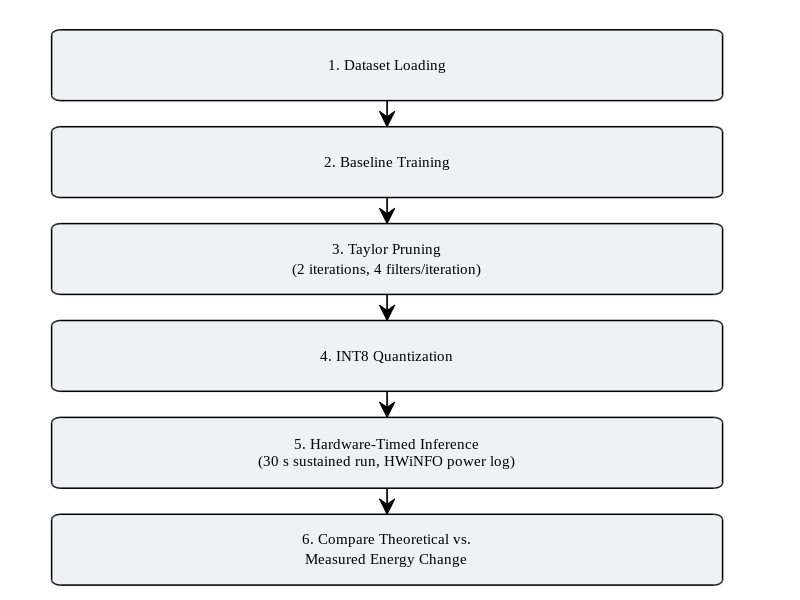

The MATLAB source for this figure:
%% MAKE_FIGURE1_PIPELINE - Vertical flowchart of the experimental pipeline

clear; clc; close all;

steps = {'1. Dataset Loading', '2. Baseline Training', ...
         sprintf('3. Taylor Pruning\n(2 iterations, 4 filters/iteration)'), ...
         '4. INT8 Quantization', ...
         sprintf('5. Hardware-Timed Inference\n(30 s sustained run, HWiNFO power log)'), ...
         sprintf('6. Compare Theoretical vs.\nMeasured Energy Change')};

n = numel(steps);
boxW = 5.2; boxH = 0.95; gapY = 0.35;
figHeight = n*boxH + (n-1)*gapY + 0.6;

f = figure('Units','inches','Position',[1 1 6 figHeight], 'Color','w');
ax = axes('Position',[0 0 1 1]);
axis(ax, [0 boxW+1 0 figHeight]);
axis(ax, 'off'); hold(ax, 'on');

y = figHeight - 0.4 - boxH;
centersY = zeros(1,n);
for i = 1:n
    rectangle('Position',[0.4, y, boxW, boxH], 'Curvature', 0.15, ...
        'FaceColor', [0.933 0.945 0.961], 'EdgeColor','k', 'LineWidth',1.1);
    text(0.4+boxW/2, y+boxH/2, steps{i}, 'HorizontalAlignment','center', ...
        'VerticalAlignment','middle', 'FontName','Times New Roman', 'FontSize',10.5);
    centersY(i) = y;
    y = y - (boxH+gapY);
end

for i = 1:n-1
    y0 = centersY(i);
    y1 = centersY(i+1) + boxH;
    annotation('arrow', [0.4+boxW/2, 0.4+boxW/2]/(boxW+1), [y0 y1]/figHeight, ...
        'Color','k','LineWidth',1.2, 'HeadWidth',8, 'HeadLength',8);
end

exportgraphics(f, fullfile('..','results','Figure1_pipeline.png'), 'Resolution', 350);
fprintf('Saved Figure1_pipeline.png\n');
